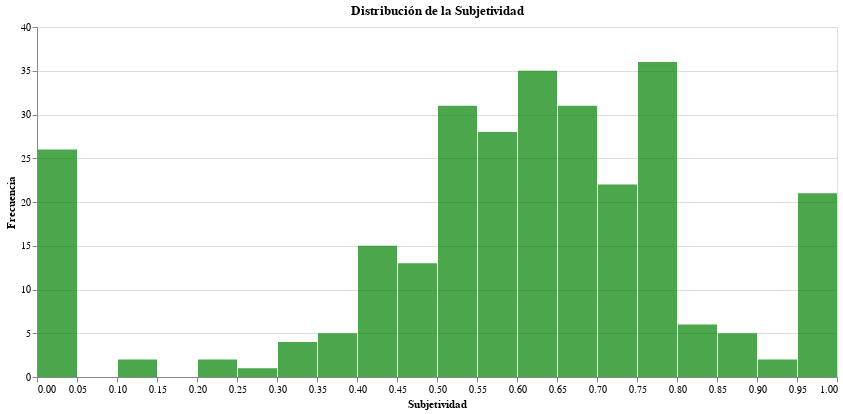

The notebook cell saved with this chart:
### Code cell
# Histograma de Polaridad
alt.Chart(df_filtered).mark_bar(
    opacity=0.7,
    color='green'
).encode(
    alt.X('subjectivity:Q', bin=alt.Bin(maxbins=40), title='Subjetividad'),
    alt.Y('count():Q', title='Frecuencia'),
).properties(
    width=800,
    height=350,
    title='Distribución de la Subjetividad'
)

### Figure 1 — Vega-Lite specification as saved in the notebook (floating-point values rounded to 4 significant figures; data arrays with more than 128 entries replaced by an {"elided": "..."} marker saying what was removed)
{"$schema": "https://vega.github.io/schema/vega-lite/v5.15.1.json", "config": {"view": {"continuousHeight": 300, "continuousWidth": 300}}, "data": {"name": "data-3c09d4a11e88611d3ea249a13619a8b3"}, "datasets": {"data-3c09d4a11e88611d3ea249a13619a8b3": {"elided": "285 records"}}, "encoding": {"x": {"bin": {"maxbins": 40}, "field": "subjectivity", "title": "Subjetividad", "type": "quantitative"}, "y": {"aggregate": "count", "title": "Frecuencia", "type": "quantitative"}}, "height": 350, "mark": {"color": "green", "opacity": 0.7, "type": "bar"}, "title": "Distribución de la Subjetividad", "width": 800}
